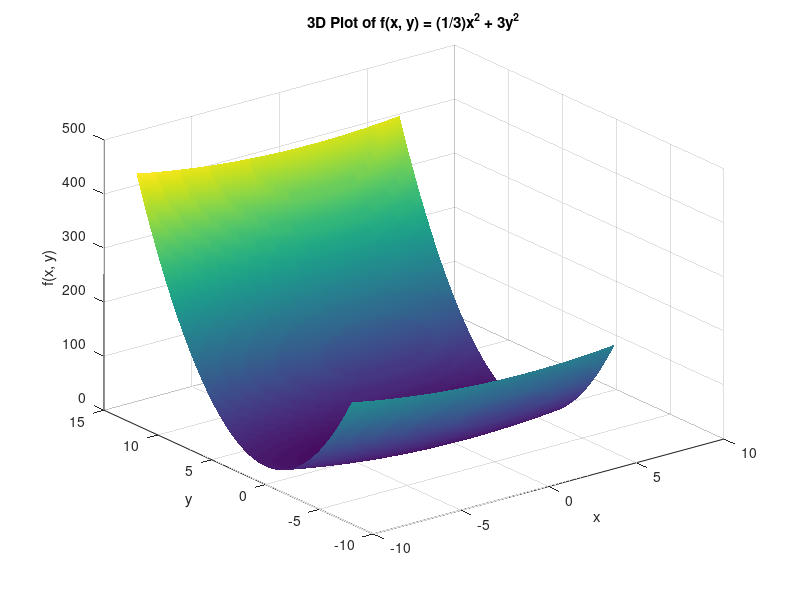

Here is the MATLAB script that generated this plot: (Note: this script raises an error after producing the figure.)
f = @(x, y) (1/3)*x.^2 + 3*y.^2;
grad_f = @(x, y) [(2*x)/3; ...
                  6*y];


function [proj] = projection(a, b, x)
    if x<=a
        proj = a; % lower bound 
    elseif x>=b
        proj = b; % upper bound
    else
        proj = x; % no need for projection
    end
end

function [x_vals, y_vals, f_values] = gradient_descent_projection(f, grad_f, x0, max_iter, epsilon, gamma, s)

    x = x0;
    x_vals = x(1, 1);
    y_vals = x(1,2);
    f_values = [f(x(1), x(2))];
    


    for k = 1:max_iter

        % Υπολογισμός της κλίσης
        grad = grad_f(x(1), x(2));  
        
        if norm(grad) < epsilon      
            fprintf("Exit because of norm");
            break;
        end
        
        
        

        % Προβολή στο εφικτό σύνολο
        x_valid = [projection(-10, 5, x(1)-s*grad(1)), projection(-8, 12, x(2)-s*grad(2))];
        
       

        % Ενημέρωση σημείου
        x = x + gamma * (x_valid - x);

        x_vals = [x_vals, x(1)];
        y_vals = [y_vals, x(2)];
        f_values = [f_values, f(x(1), x(2))];

        
        fprintf('Point [%d %d]\n', x(1), x(2));
        fprintf('Funtion value %d\n', f(x(1), x(2)));
        fprintf('Grad norm %d\n', norm(grad));
        fprintf('\n');
        
    
    end

end



x0 = {[5,-5], [-5, 10], [8, -10]};
disp(x0);
disp(x0(1))
%%
tol = 0.01;
max_iter = 500;
s = 15;
gamma_values = [0.5, 0.1, 0.2];
s_values = [5, 15, 0.1];


for i = 1:length(gamma_values)
    [x_vals, y_vals, f_values] = gradient_descent_projection(f, grad_f, x0{i}, max_iter, tol, gamma_values(i), s_values(i));
    results{i} = struct('x_vals', x_vals, 'y_vals', y_vals, 'f_values', f_values);
end

close all

for i = 1:length(gamma_values)

% Define the range for x and y
x = linspace(-10, 5, 100); % Range for x
y = linspace(-8, 12, 100); % Range for y

% Create a grid for x and y
[X, Y] = meshgrid(x, y);

% Evaluate the function on the grid
Z = f(X, Y);

% Plot the surface
figure;
surf(X, Y, Z);

% Customize the plot
xlabel('x');
ylabel('y');
zlabel('f(x, y)');
title('3D Plot of f(x, y) = (1/3)x^2 + 3y^2');
shading interp; % Smooth shading
colormap parula;
grid on;
hold on;
%%

% Plot each method's trajectory with the specified colors and DisplayName
h1 = plot3(results{i}.x_vals, results{i}.y_vals, results{i}.f_values, '-o', 'LineWidth', 1.5, 'Color', [1, 0, 0]); 


% Add labels and title
title('Trajectories for gamma ' + string(gamma_values(i)) + ' and s ' + string(s_values(i)) );
xlabel('x');
ylabel('y');
zlabel('f(x, y)');
grid on;
view(3);  % Set 3D view
axis tight;  % Adjust axis limits for better visualization
hold off;

% % Add legend to identify methods (exclude the function plot from the legend)
% legend([h1, h2, h3], 'Location', 'northeast', 'FontSize', 12);


figure;
plot(1:length(results{i}.f_values-1), results{i}.f_values, '-o', 'LineWidth', 1.5);
xlabel('Iteration Number');
ylabel('f(x,y)');
title('f values vs Iteration Number for fixed step');
grid on;

end